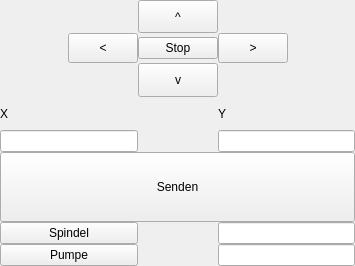
<?xml version="1.0" encoding="UTF-8"?>
<ui version="4.0">
 <class>Form</class>
 <widget class="QWidget" name="Form">
  <property name="geometry">
   <rect>
    <x>0</x>
    <y>0</y>
    <width>355</width>
    <height>266</height>
   </rect>
  </property>
  <property name="windowTitle">
   <string>Marvin Tester</string>
  </property>
  <layout class="QFormLayout" name="formLayout">
   <property name="horizontalSpacing">
    <number>0</number>
   </property>
   <property name="verticalSpacing">
    <number>0</number>
   </property>
   <property name="leftMargin">
    <number>0</number>
   </property>
   <property name="topMargin">
    <number>0</number>
   </property>
   <property name="rightMargin">
    <number>0</number>
   </property>
   <property name="bottomMargin">
    <number>0</number>
   </property>
   <item row="0" column="0" colspan="2">
    <layout class="QGridLayout" name="gridLayoutXY">
     <property name="leftMargin">
      <number>0</number>
     </property>
     <item row="3" column="0">
      <layout class="QGridLayout" name="gridLayout_2">
       <item row="0" column="0">
        <layout class="QHBoxLayout" name="horizontalLayout_7"/>
       </item>
      </layout>
     </item>
     <item row="4" column="2">
      <widget class="QLabel" name="label_2">
       <property name="text">
        <string>Y</string>
       </property>
      </widget>
     </item>
     <item row="9" column="0">
      <layout class="QHBoxLayout" name="horizontalLayout_2">
       <item>
        <widget class="QPushButton" name="pushButtonPumpe">
         <property name="text">
          <string>Pumpe</string>
         </property>
        </widget>
       </item>
      </layout>
     </item>
     <item row="1" column="1">
      <widget class="QPushButton" name="pushButtonUp">
       <property name="sizePolicy">
        <sizepolicy hsizetype="Preferred" vsizetype="Preferred">
         <horstretch>0</horstretch>
         <verstretch>0</verstretch>
        </sizepolicy>
       </property>
       <property name="minimumSize">
        <size>
         <width>10</width>
         <height>30</height>
        </size>
       </property>
       <property name="text">
        <string>^</string>
       </property>
      </widget>
     </item>
     <item row="3" column="1">
      <widget class="QPushButton" name="pushButtonDown">
       <property name="sizePolicy">
        <sizepolicy hsizetype="Minimum" vsizetype="Preferred">
         <horstretch>0</horstretch>
         <verstretch>0</verstretch>
        </sizepolicy>
       </property>
       <property name="minimumSize">
        <size>
         <width>0</width>
         <height>30</height>
        </size>
       </property>
       <property name="text">
        <string>v</string>
       </property>
      </widget>
     </item>
     <item row="2" column="1">
      <widget class="QPushButton" name="pushButtonStop">
       <property name="text">
        <string>Stop</string>
       </property>
      </widget>
     </item>
     <item row="8" column="0">
      <layout class="QHBoxLayout" name="horizontalLayout">
       <item>
        <widget class="QPushButton" name="pushButtonSpindel_2">
         <property name="text">
          <string>Spindel</string>
         </property>
        </widget>
       </item>
      </layout>
     </item>
     <item row="6" column="2">
      <widget class="QLineEdit" name="lineEditY">
       <property name="sizePolicy">
        <sizepolicy hsizetype="Minimum" vsizetype="Fixed">
         <horstretch>0</horstretch>
         <verstretch>0</verstretch>
        </sizepolicy>
       </property>
      </widget>
     </item>
     <item row="6" column="0">
      <widget class="QLineEdit" name="lineEditX">
       <property name="sizePolicy">
        <sizepolicy hsizetype="Minimum" vsizetype="Fixed">
         <horstretch>0</horstretch>
         <verstretch>0</verstretch>
        </sizepolicy>
       </property>
      </widget>
     </item>
     <item row="7" column="0" colspan="3">
      <widget class="QPushButton" name="pushButtonSend">
       <property name="sizePolicy">
        <sizepolicy hsizetype="Minimum" vsizetype="Expanding">
         <horstretch>0</horstretch>
         <verstretch>0</verstretch>
        </sizepolicy>
       </property>
       <property name="minimumSize">
        <size>
         <width>0</width>
         <height>40</height>
        </size>
       </property>
       <property name="maximumSize">
        <size>
         <width>16777215</width>
         <height>70</height>
        </size>
       </property>
       <property name="text">
        <string>Senden</string>
       </property>
      </widget>
     </item>
     <item row="2" column="0">
      <layout class="QHBoxLayout" name="horizontalLayout_3">
       <item>
        <spacer name="horizontalSpacer">
         <property name="orientation">
          <enum>Qt::Horizontal</enum>
         </property>
         <property name="sizeHint" stdset="0">
          <size>
           <width>40</width>
           <height>20</height>
          </size>
         </property>
        </spacer>
       </item>
       <item>
        <widget class="QPushButton" name="pushButtonLeft">
         <property name="sizePolicy">
          <sizepolicy hsizetype="Minimum" vsizetype="Preferred">
           <horstretch>0</horstretch>
           <verstretch>0</verstretch>
          </sizepolicy>
         </property>
         <property name="minimumSize">
          <size>
           <width>50</width>
           <height>30</height>
          </size>
         </property>
         <property name="maximumSize">
          <size>
           <width>70</width>
           <height>16777215</height>
          </size>
         </property>
         <property name="layoutDirection">
          <enum>Qt::LeftToRight</enum>
         </property>
         <property name="text">
          <string>&lt;</string>
         </property>
        </widget>
       </item>
      </layout>
     </item>
     <item row="2" column="2">
      <layout class="QHBoxLayout" name="horizontalLayout_4">
       <item>
        <widget class="QPushButton" name="pushButtonRight">
         <property name="sizePolicy">
          <sizepolicy hsizetype="Minimum" vsizetype="Preferred">
           <horstretch>0</horstretch>
           <verstretch>0</verstretch>
          </sizepolicy>
         </property>
         <property name="minimumSize">
          <size>
           <width>50</width>
           <height>30</height>
          </size>
         </property>
         <property name="maximumSize">
          <size>
           <width>70</width>
           <height>16777215</height>
          </size>
         </property>
         <property name="text">
          <string>&gt;</string>
         </property>
        </widget>
       </item>
       <item>
        <spacer name="horizontalSpacer_2">
         <property name="orientation">
          <enum>Qt::Horizontal</enum>
         </property>
         <property name="sizeHint" stdset="0">
          <size>
           <width>40</width>
           <height>20</height>
          </size>
         </property>
        </spacer>
       </item>
      </layout>
     </item>
     <item row="3" column="2">
      <layout class="QHBoxLayout" name="horizontalLayout_5">
       <item>
        <layout class="QHBoxLayout" name="horizontalLayout_6">
         <property name="topMargin">
          <number>0</number>
         </property>
        </layout>
       </item>
      </layout>
     </item>
     <item row="8" column="2">
      <widget class="QLineEdit" name="lineEditSpindel"/>
     </item>
     <item row="9" column="2">
      <widget class="QLineEdit" name="lineEditPolierpumpe"/>
     </item>
     <item row="4" column="0">
      <widget class="QLabel" name="label">
       <property name="text">
        <string>X</string>
       </property>
      </widget>
     </item>
    </layout>
   </item>
  </layout>
 </widget>
 <resources/>
 <connections/>
</ui>
